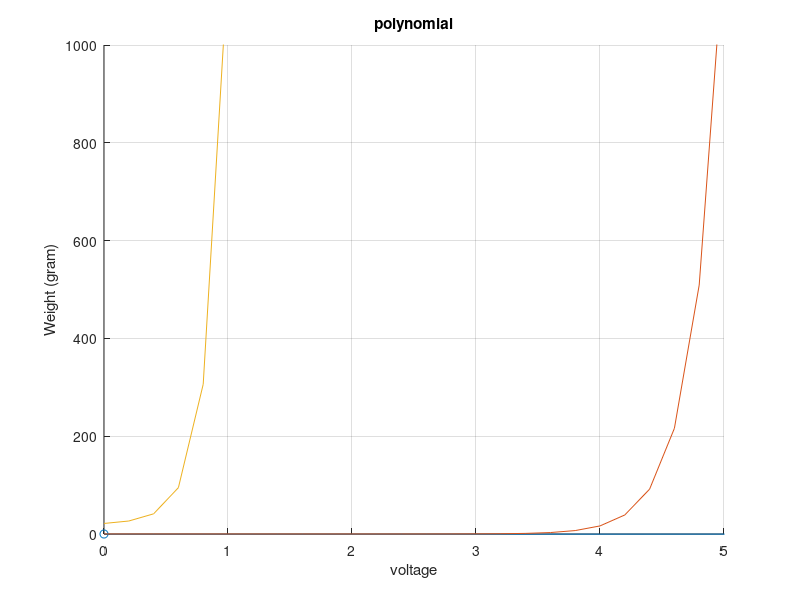

This figure's MATLAB source:
%% Reset and load data
clc 
clear
load('FSR_big_recording3.mat')

weights = RaaData(1,:);             % Mass in kilogram
voltage = (RaaData(2,:)/1000)*5;    % Voltage

%% polynomial fit: (wrong direction)
hold('off'); 
p_orginal = polyfit(weights,voltage, 5);
y_fittet_orginal= polyval(p_orginal,weights); 

hold('on');
plot(weights, y_fittet_orginal); 
scatter(weights,voltage); 
xlabel('weight'); 
ylabel('voltage'); 
ylim([0 5]);
grid('on');
title('polynomial'); 



%% exponentiel fit
hold('off'); 
%[f] = fit(voltage', weights','exp1')
%[f1] = fit(voltage', weights','exp2')


x1 = (0:0.2:5)';
y1 = 5.947e-07*exp(4.285*x1)';
%y2 = (6.652e-13)*exp(7.029*x1') + 20.56*exp(0.4484*x1');

y2 = (1)*exp(7.029*x1') + 20.56*exp(0.4484*x1');


hold('on'); 
plot(x1,y1); 
plot(x1,y2); 
%scatter(voltage,weights);

ylim([0 1000]);
xlim([0 5]);
xlabel('voltage'); 
ylabel('Weight (gram)')




